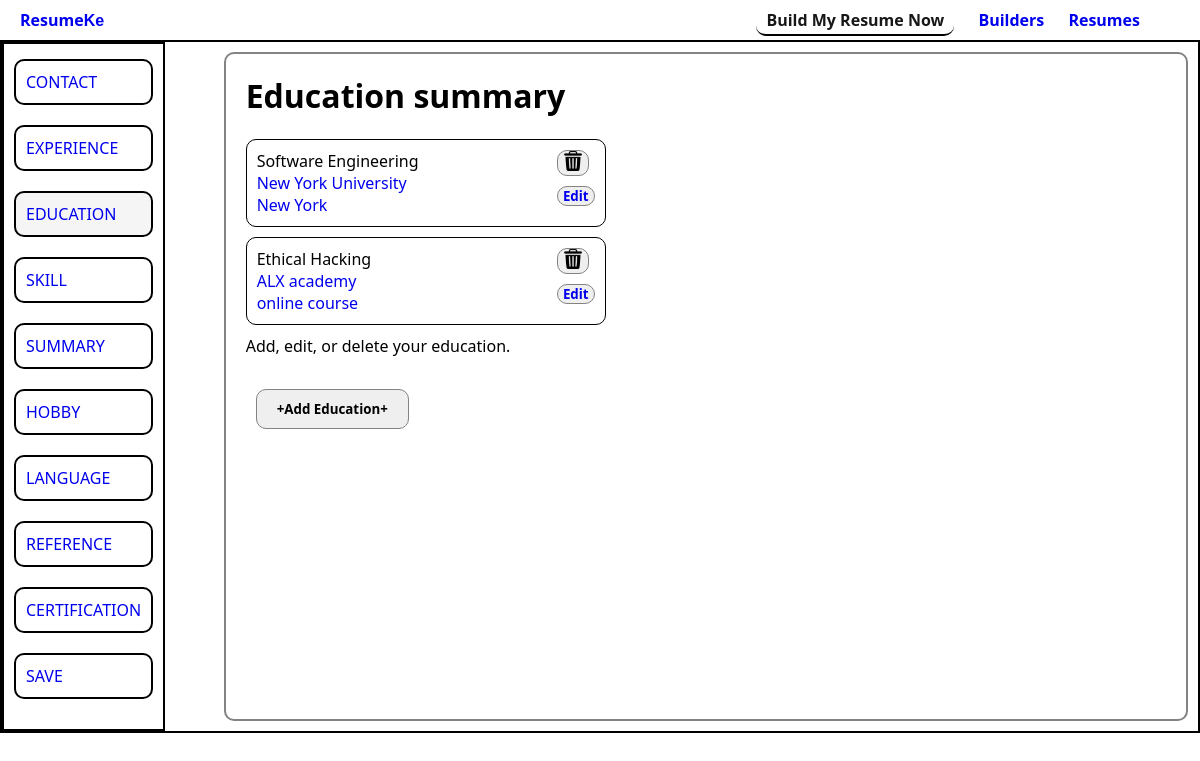
The app's page /client/education/ (signed in) with its own data.
### client/models.py (models this page shows, shortened)
class Education(models.Model):
    client = models.ForeignKey(Client, on_delete=models.CASCADE)
    institution_name = models.CharField(max_length=100, default='')
    institution_location = models.CharField(max_length=100, default='')
    program_pursued = models.CharField(max_length=100, default='')
    field_of_study = models.CharField(max_length=100, default='')
    graduated = models.BooleanField(default=True)
    graduation_month = models.CharField(max_length=100, null=True, blank=True)
    graduation_year = models.CharField(max_length=100, null=True, blank=True)

### client/views.py (the view)
# urls.py: path('education/', education, name="client_education_page"),
@login_required
def education(request):
    client = get_object_or_404(Client, user=request.user)
    educations = Education.objects.filter(client=client)
    if request.method == 'POST':
        education_form = EducationForm(request.POST)
        if education_form.is_valid():
            education = education_form.save(commit=False)
            education.client = client
            education.save()
            return redirect("client:client_education_page")
    else:
        education_form = EducationForm()
    return render(request, "education/index.html", {
        "educations":educations,
        "education_form":education_form,
        "active_page": "education",
    })

### client/templates/education/index.html (shortened to what this page needs)
{% extends "base.html" %}
{% block head %}
    {% load static %}
    <link rel="stylesheet" href="{% static 'css/builder/input.css' %}">
{% endblock head %}
{% block body %}
<div class="input-page">
    {% include "left-navbar.html" with active_page="education" %}
    <div class="experience-section right-side">
        <h1>Education summary</h1>
        <br>
        {% for education in educations %}
            <div id="experiences">
                <a href="{% url 'client:edit_education' education.id %}" class="experiences">
                    <p>{{education.program_pursued}}</p>
                    <p>{{education.institution_name}}</p>
                    <p>{{education.institution_location}}</p>
                </a>
                <form method="post" action="{% url 'client:delete_education' education.pk %}" class="del-btn">
                    <button type="submit"><img src="{% static 'assets/bin.png' %}" alt="delete-icon"/></button>
                    <button><a href="{% url 'client:edit_education' education.pk %}">Edit</a></button>
                </form>
            </div>
        {% endfor %}
        <p>Add, edit, or delete your education.</p>
        <br>
        <button class="add-experience-btn">+Add Education+</button>
    </div>
</div>
{% endblock body %}

### static/css/builder/base.css (style rules this page uses)
* { margin: 0; padding: 0; box-sizing: border-box; font-family: 'Segoe UI', Tahoma, Geneva, Verdana, sans-serif; }
#app { background-color: FFFDFA; }

### static/css/builder/input.css (style rules this page uses)
.input-page { border: 2px solid #000000; display: flex; justify-content: space-between; }
.input-page .right-side { border: 2px solid rgb(133, 130, 130); flex: .95; padding: 20px; margin: 10px; border-radius: 10px; }
.cancel-btn, button { padding: 10px 20px; border-radius: 10px; outline: none; border: 1px solid rgb(133, 130, 130); font-weight: 700; margin: 10px; }
#experiences { border: 1px solid black; width: 30vw; margin-bottom: 10px; padding: 10px; border-radius: 10px; position: relative; }
#experiences a { text-decoration: none; }
#experiences a p:first-child { color: black; font-weight: 500; }
.del-btn { width: fit-content; position: absolute; top: 0; right: 0; }
.del-btn button img { height: 20px; }
.del-btn button { padding: 0 5px; display: block; }

### records on screen
Education: program_pursued "Software Engineering", institution_name "New York University", institution_location "New York"
Education: program_pursued "Ethical Hacking", institution_name "ALX academy", institution_location "online course"
